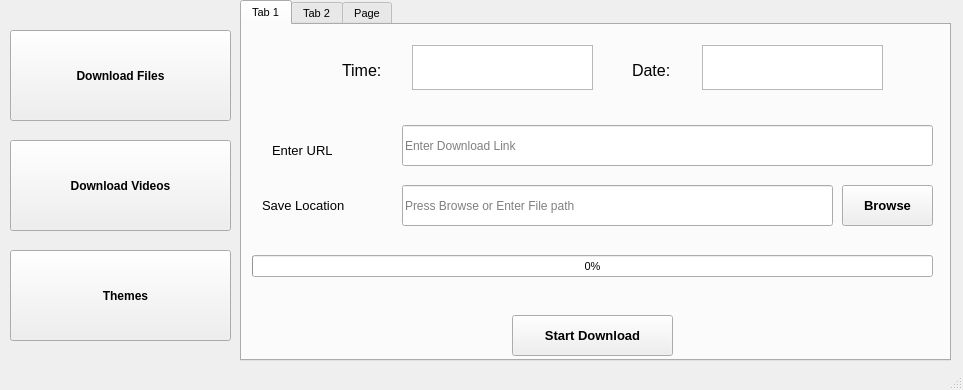
<?xml version="1.0" encoding="UTF-8"?>
<ui version="4.0">
 <class>MainWindow</class>
 <widget class="QMainWindow" name="MainWindow">
  <property name="geometry">
   <rect>
    <x>0</x>
    <y>0</y>
    <width>963</width>
    <height>390</height>
   </rect>
  </property>
  <property name="maximumSize">
   <size>
    <width>963</width>
    <height>390</height>
   </size>
  </property>
  <property name="windowTitle">
   <string>MainWindow</string>
  </property>
  <widget class="QWidget" name="centralwidget">
   <widget class="QTabWidget" name="tabWidget">
    <property name="geometry">
     <rect>
      <x>240</x>
      <y>0</y>
      <width>711</width>
      <height>361</height>
     </rect>
    </property>
    <property name="maximumSize">
     <size>
      <width>963</width>
      <height>390</height>
     </size>
    </property>
    <property name="font">
     <font>
      <pointsize>8</pointsize>
     </font>
    </property>
    <property name="currentIndex">
     <number>0</number>
    </property>
    <widget class="QWidget" name="tab">
     <attribute name="title">
      <string>Tab 1</string>
     </attribute>
     <widget class="QLabel" name="label_2">
      <property name="geometry">
       <rect>
        <x>20</x>
        <y>160</y>
        <width>111</width>
        <height>41</height>
       </rect>
      </property>
      <property name="font">
       <font>
        <pointsize>10</pointsize>
        <weight>50</weight>
        <bold>false</bold>
       </font>
      </property>
      <property name="text">
       <string>Save Location</string>
      </property>
     </widget>
     <widget class="QPushButton" name="pushButton_2">
      <property name="geometry">
       <rect>
        <x>270</x>
        <y>290</y>
        <width>161</width>
        <height>41</height>
       </rect>
      </property>
      <property name="font">
       <font>
        <pointsize>10</pointsize>
        <weight>75</weight>
        <bold>true</bold>
       </font>
      </property>
      <property name="cursor">
       <cursorShape>PointingHandCursor</cursorShape>
      </property>
      <property name="text">
       <string>Start Download</string>
      </property>
      <property name="default">
       <bool>false</bool>
      </property>
      <property name="flat">
       <bool>false</bool>
      </property>
     </widget>
     <widget class="QProgressBar" name="progressBar">
      <property name="geometry">
       <rect>
        <x>10</x>
        <y>230</y>
        <width>681</width>
        <height>22</height>
       </rect>
      </property>
      <property name="maximumSize">
       <size>
        <width>16777215</width>
        <height>16777215</height>
       </size>
      </property>
      <property name="value">
       <number>0</number>
      </property>
     </widget>
     <widget class="QPushButton" name="pushButton">
      <property name="geometry">
       <rect>
        <x>600</x>
        <y>160</y>
        <width>91</width>
        <height>41</height>
       </rect>
      </property>
      <property name="font">
       <font>
        <pointsize>10</pointsize>
        <weight>75</weight>
        <bold>true</bold>
       </font>
      </property>
      <property name="cursor">
       <cursorShape>PointingHandCursor</cursorShape>
      </property>
      <property name="mouseTracking">
       <bool>false</bool>
      </property>
      <property name="text">
       <string>Browse</string>
      </property>
     </widget>
     <widget class="QLineEdit" name="lineEdit_2">
      <property name="geometry">
       <rect>
        <x>160</x>
        <y>160</y>
        <width>431</width>
        <height>41</height>
       </rect>
      </property>
      <property name="font">
       <font>
        <pointsize>9</pointsize>
       </font>
      </property>
      <property name="toolTip">
       <string>&lt;html&gt;&lt;head/&gt;&lt;body&gt;&lt;p&gt;&lt;br/&gt;&lt;/p&gt;&lt;/body&gt;&lt;/html&gt;</string>
      </property>
      <property name="styleSheet">
       <string notr="true"/>
      </property>
      <property name="text">
       <string/>
      </property>
      <property name="placeholderText">
       <string>Press Browse or Enter File path</string>
      </property>
      <property name="clearButtonEnabled">
       <bool>true</bool>
      </property>
     </widget>
     <widget class="QLineEdit" name="lineEdit_3">
      <property name="geometry">
       <rect>
        <x>160</x>
        <y>100</y>
        <width>531</width>
        <height>41</height>
       </rect>
      </property>
      <property name="font">
       <font>
        <pointsize>9</pointsize>
       </font>
      </property>
      <property name="styleSheet">
       <string notr="true"/>
      </property>
      <property name="text">
       <string/>
      </property>
      <property name="placeholderText">
       <string>Enter Download Link</string>
      </property>
      <property name="clearButtonEnabled">
       <bool>true</bool>
      </property>
     </widget>
     <widget class="QLabel" name="label_3">
      <property name="geometry">
       <rect>
        <x>30</x>
        <y>110</y>
        <width>81</width>
        <height>31</height>
       </rect>
      </property>
      <property name="font">
       <font>
        <pointsize>10</pointsize>
        <weight>50</weight>
        <bold>false</bold>
       </font>
      </property>
      <property name="text">
       <string>Enter URL</string>
      </property>
     </widget>
     <widget class="QTextBrowser" name="textBrowser">
      <property name="geometry">
       <rect>
        <x>460</x>
        <y>20</y>
        <width>181</width>
        <height>45</height>
       </rect>
      </property>
      <property name="maximumSize">
       <size>
        <width>16777215</width>
        <height>45</height>
       </size>
      </property>
      <property name="font">
       <font>
        <family>MS Serif</family>
        <pointsize>20</pointsize>
       </font>
      </property>
      <property name="focusPolicy">
       <enum>Qt::NoFocus</enum>
      </property>
      <property name="html">
       <string>&lt;!DOCTYPE HTML PUBLIC &quot;-//W3C//DTD HTML 4.0//EN&quot; &quot;http://www.w3.org/TR/REC-html40/strict.dtd&quot;&gt;
&lt;html&gt;&lt;head&gt;&lt;meta name=&quot;qrichtext&quot; content=&quot;1&quot; /&gt;&lt;style type=&quot;text/css&quot;&gt;
p, li { white-space: pre-wrap; }
&lt;/style&gt;&lt;/head&gt;&lt;body style=&quot; font-family:'MS Serif'; font-size:20pt; font-weight:400; font-style:normal;&quot;&gt;
&lt;p style=&quot;-qt-paragraph-type:empty; margin-top:0px; margin-bottom:0px; margin-left:0px; margin-right:0px; -qt-block-indent:0; text-indent:0px; font-family:'MS Shell Dlg 2'; font-size:10pt;&quot;&gt;&lt;br /&gt;&lt;/p&gt;&lt;/body&gt;&lt;/html&gt;</string>
      </property>
     </widget>
     <widget class="QLabel" name="label">
      <property name="geometry">
       <rect>
        <x>390</x>
        <y>30</y>
        <width>55</width>
        <height>31</height>
       </rect>
      </property>
      <property name="font">
       <font>
        <pointsize>12</pointsize>
       </font>
      </property>
      <property name="text">
       <string>Date:</string>
      </property>
     </widget>
     <widget class="QLabel" name="label_4">
      <property name="geometry">
       <rect>
        <x>100</x>
        <y>30</y>
        <width>55</width>
        <height>31</height>
       </rect>
      </property>
      <property name="font">
       <font>
        <pointsize>12</pointsize>
       </font>
      </property>
      <property name="text">
       <string>Time:</string>
      </property>
     </widget>
     <widget class="QTextBrowser" name="textBrowser_2">
      <property name="geometry">
       <rect>
        <x>170</x>
        <y>20</y>
        <width>181</width>
        <height>45</height>
       </rect>
      </property>
      <property name="maximumSize">
       <size>
        <width>16777215</width>
        <height>45</height>
       </size>
      </property>
      <property name="font">
       <font>
        <family>MS Serif</family>
        <pointsize>20</pointsize>
       </font>
      </property>
      <property name="focusPolicy">
       <enum>Qt::NoFocus</enum>
      </property>
      <property name="html">
       <string>&lt;!DOCTYPE HTML PUBLIC &quot;-//W3C//DTD HTML 4.0//EN&quot; &quot;http://www.w3.org/TR/REC-html40/strict.dtd&quot;&gt;
&lt;html&gt;&lt;head&gt;&lt;meta name=&quot;qrichtext&quot; content=&quot;1&quot; /&gt;&lt;style type=&quot;text/css&quot;&gt;
p, li { white-space: pre-wrap; }
&lt;/style&gt;&lt;/head&gt;&lt;body style=&quot; font-family:'MS Serif'; font-size:20pt; font-weight:400; font-style:normal;&quot;&gt;
&lt;p style=&quot;-qt-paragraph-type:empty; margin-top:0px; margin-bottom:0px; margin-left:0px; margin-right:0px; -qt-block-indent:0; text-indent:0px; font-family:'MS Shell Dlg 2'; font-size:10pt;&quot;&gt;&lt;br /&gt;&lt;/p&gt;&lt;/body&gt;&lt;/html&gt;</string>
      </property>
     </widget>
    </widget>
    <widget class="QWidget" name="tab_2">
     <attribute name="title">
      <string>Tab 2</string>
     </attribute>
    </widget>
    <widget class="QWidget" name="tab_3">
     <attribute name="title">
      <string>Page</string>
     </attribute>
     <widget class="QGroupBox" name="groupBox">
      <property name="geometry">
       <rect>
        <x>20</x>
        <y>40</y>
        <width>271</width>
        <height>241</height>
       </rect>
      </property>
      <property name="maximumSize">
       <size>
        <width>963</width>
        <height>390</height>
       </size>
      </property>
      <property name="font">
       <font>
        <pointsize>9</pointsize>
       </font>
      </property>
      <property name="styleSheet">
       <string notr="true"/>
      </property>
      <property name="title">
       <string>Light style</string>
      </property>
      <widget class="QPushButton" name="pushButton_4">
       <property name="geometry">
        <rect>
         <x>20</x>
         <y>50</y>
         <width>231</width>
         <height>61</height>
        </rect>
       </property>
       <property name="maximumSize">
        <size>
         <width>963</width>
         <height>390</height>
        </size>
       </property>
       <property name="font">
        <font>
         <pointsize>12</pointsize>
         <weight>75</weight>
         <bold>true</bold>
        </font>
       </property>
       <property name="text">
        <string>MacOs Style</string>
       </property>
      </widget>
      <widget class="QPushButton" name="pushButton_5">
       <property name="geometry">
        <rect>
         <x>20</x>
         <y>140</y>
         <width>231</width>
         <height>61</height>
        </rect>
       </property>
       <property name="maximumSize">
        <size>
         <width>963</width>
         <height>390</height>
        </size>
       </property>
       <property name="font">
        <font>
         <pointsize>12</pointsize>
         <weight>75</weight>
         <bold>true</bold>
        </font>
       </property>
       <property name="text">
        <string>Breeze style</string>
       </property>
      </widget>
     </widget>
     <widget class="QGroupBox" name="groupBox_2">
      <property name="geometry">
       <rect>
        <x>320</x>
        <y>40</y>
        <width>271</width>
        <height>241</height>
       </rect>
      </property>
      <property name="maximumSize">
       <size>
        <width>963</width>
        <height>390</height>
       </size>
      </property>
      <property name="font">
       <font>
        <pointsize>9</pointsize>
       </font>
      </property>
      <property name="styleSheet">
       <string notr="true"/>
      </property>
      <property name="title">
       <string>Dark style</string>
      </property>
      <widget class="QPushButton" name="pushButton_8">
       <property name="geometry">
        <rect>
         <x>20</x>
         <y>50</y>
         <width>231</width>
         <height>61</height>
        </rect>
       </property>
       <property name="maximumSize">
        <size>
         <width>963</width>
         <height>390</height>
        </size>
       </property>
       <property name="font">
        <font>
         <pointsize>12</pointsize>
         <weight>75</weight>
         <bold>true</bold>
        </font>
       </property>
       <property name="text">
        <string>Dark Orange Style</string>
       </property>
      </widget>
      <widget class="QPushButton" name="pushButton_9">
       <property name="geometry">
        <rect>
         <x>20</x>
         <y>140</y>
         <width>231</width>
         <height>61</height>
        </rect>
       </property>
       <property name="maximumSize">
        <size>
         <width>963</width>
         <height>390</height>
        </size>
       </property>
       <property name="font">
        <font>
         <pointsize>12</pointsize>
         <weight>75</weight>
         <bold>true</bold>
        </font>
       </property>
       <property name="text">
        <string>Dark Blue Style</string>
       </property>
      </widget>
     </widget>
    </widget>
   </widget>
   <widget class="QPushButton" name="pushButton_6">
    <property name="geometry">
     <rect>
      <x>10</x>
      <y>250</y>
      <width>221</width>
      <height>91</height>
     </rect>
    </property>
    <property name="maximumSize">
     <size>
      <width>963</width>
      <height>390</height>
     </size>
    </property>
    <property name="font">
     <font>
      <pointsize>9</pointsize>
      <weight>75</weight>
      <bold>true</bold>
     </font>
    </property>
    <property name="text">
     <string>   Themes</string>
    </property>
    <property name="icon">
     <iconset resource="icons.qrc">
      <normaloff>:/icons/icons/themes-512 (2).png</normaloff>:/icons/icons/themes-512 (2).png</iconset>
    </property>
    <property name="iconSize">
     <size>
      <width>40</width>
      <height>50</height>
     </size>
    </property>
   </widget>
   <widget class="QPushButton" name="pushButton_3">
    <property name="geometry">
     <rect>
      <x>10</x>
      <y>30</y>
      <width>221</width>
      <height>91</height>
     </rect>
    </property>
    <property name="maximumSize">
     <size>
      <width>963</width>
      <height>390</height>
     </size>
    </property>
    <property name="font">
     <font>
      <pointsize>9</pointsize>
      <weight>75</weight>
      <bold>true</bold>
     </font>
    </property>
    <property name="text">
     <string>Download Files</string>
    </property>
    <property name="icon">
     <iconset resource="icons.qrc">
      <normaloff>:/icons/icons/649488478459802787.png</normaloff>:/icons/icons/649488478459802787.png</iconset>
    </property>
    <property name="iconSize">
     <size>
      <width>50</width>
      <height>50</height>
     </size>
    </property>
   </widget>
   <widget class="QPushButton" name="pushButton_7">
    <property name="geometry">
     <rect>
      <x>10</x>
      <y>140</y>
      <width>221</width>
      <height>91</height>
     </rect>
    </property>
    <property name="maximumSize">
     <size>
      <width>963</width>
      <height>390</height>
     </size>
    </property>
    <property name="font">
     <font>
      <pointsize>9</pointsize>
      <weight>75</weight>
      <bold>true</bold>
     </font>
    </property>
    <property name="text">
     <string>Download Videos</string>
    </property>
    <property name="icon">
     <iconset resource="icons.qrc">
      <normaloff>:/icons/icons/iconfinder_1_Youtube_colored_svg_5296521.png</normaloff>:/icons/icons/iconfinder_1_Youtube_colored_svg_5296521.png</iconset>
    </property>
    <property name="iconSize">
     <size>
      <width>40</width>
      <height>50</height>
     </size>
    </property>
   </widget>
  </widget>
  <widget class="QMenuBar" name="menubar">
   <property name="geometry">
    <rect>
     <x>0</x>
     <y>0</y>
     <width>963</width>
     <height>26</height>
    </rect>
   </property>
  </widget>
  <widget class="QStatusBar" name="statusbar"/>
 </widget>
 <resources>
  <include location="icons.qrc"/>
 </resources>
 <connections/>
</ui>
